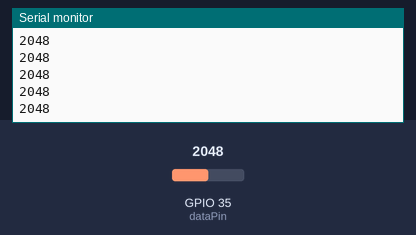
The sketch below on a simulated ESP32. Parts: the last lines printed to the serial monitor. The test bench sets the inputs (shaded band); at power-on: GPIO 35 (dataPin) = 2048. Nothing arrives over Bluetooth unless stated.

Above: at 1.2 s.
1.3 s: GPIO 35 (dataPin) set to 2866
At 1.37 s:
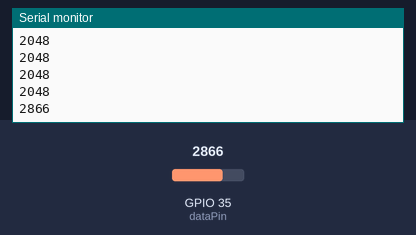
2.8 s: GPIO 35 (dataPin) set to 3603
At 2.83 s:
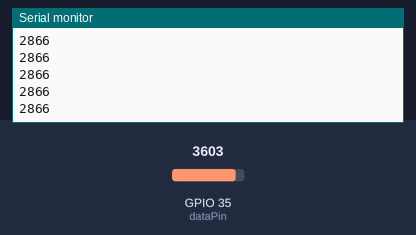
Timing chart, 0 to 5.8 s (numbered marks = the images above; inputs shaded):
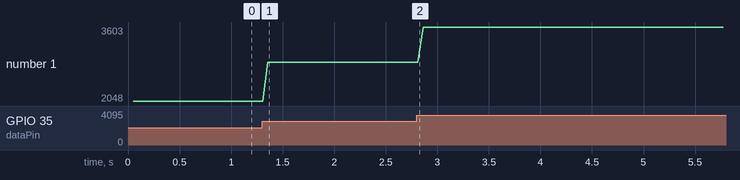

The sketch:

ESP32_Hepatic.ino
```cpp
#include "BluetoothSerial.h"
#define dataPin 35
#if !defined(CONFIG_BT_ENABLED) || !defined(CONFIG_BLUEDROID_ENABLED)
#error Bluetooth is not enabled! Please run `make menuconfig` to and enable it
#endif

BluetoothSerial SerialBT;

int pressure;


void setup() {

 Serial.begin(115200);
 SerialBT.begin("ESP32bro");
 Serial.println("Ready");
 pinMode(4,OUTPUT);
 pinMode(dataPin,INPUT);
 digitalWrite(4,1);
}

void loop(){
  int pressure=0;
  digitalWrite(4,1);

  pressure=analogRead(dataPin);

  digitalWrite(4,0);
  delay(50);
  Serial.println(pressure);
  SerialBT.println(pressure);
}
```

Measured:
- after the input at 1.3 s, the serial monitor: prints a new line after 0.06 s (image 1)
- plotted number 1: 2048 → 2866 after the input at 1.3 s, 2866 → 3603 after the input at 2.8 s
